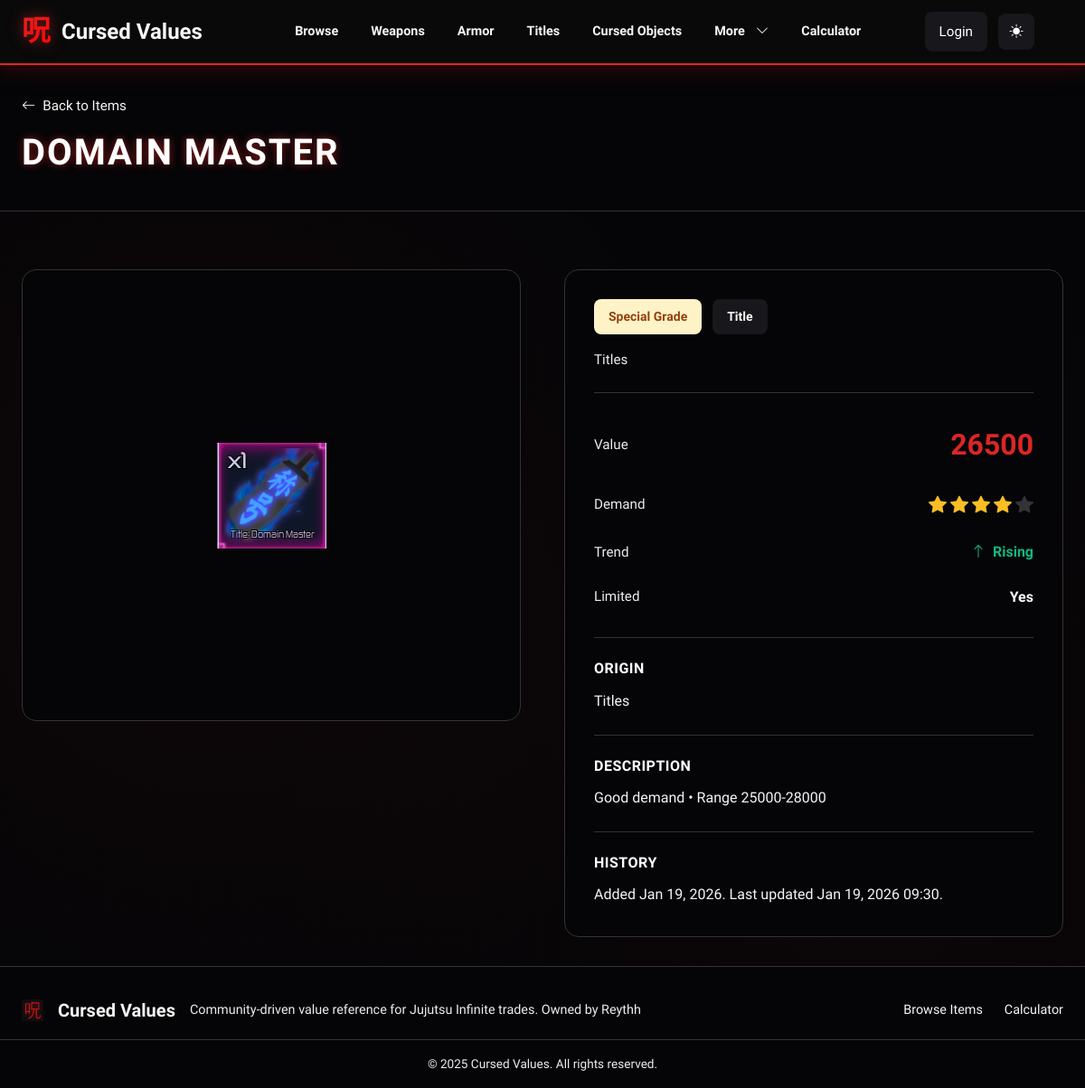
The app's page /domain-master/, older data.
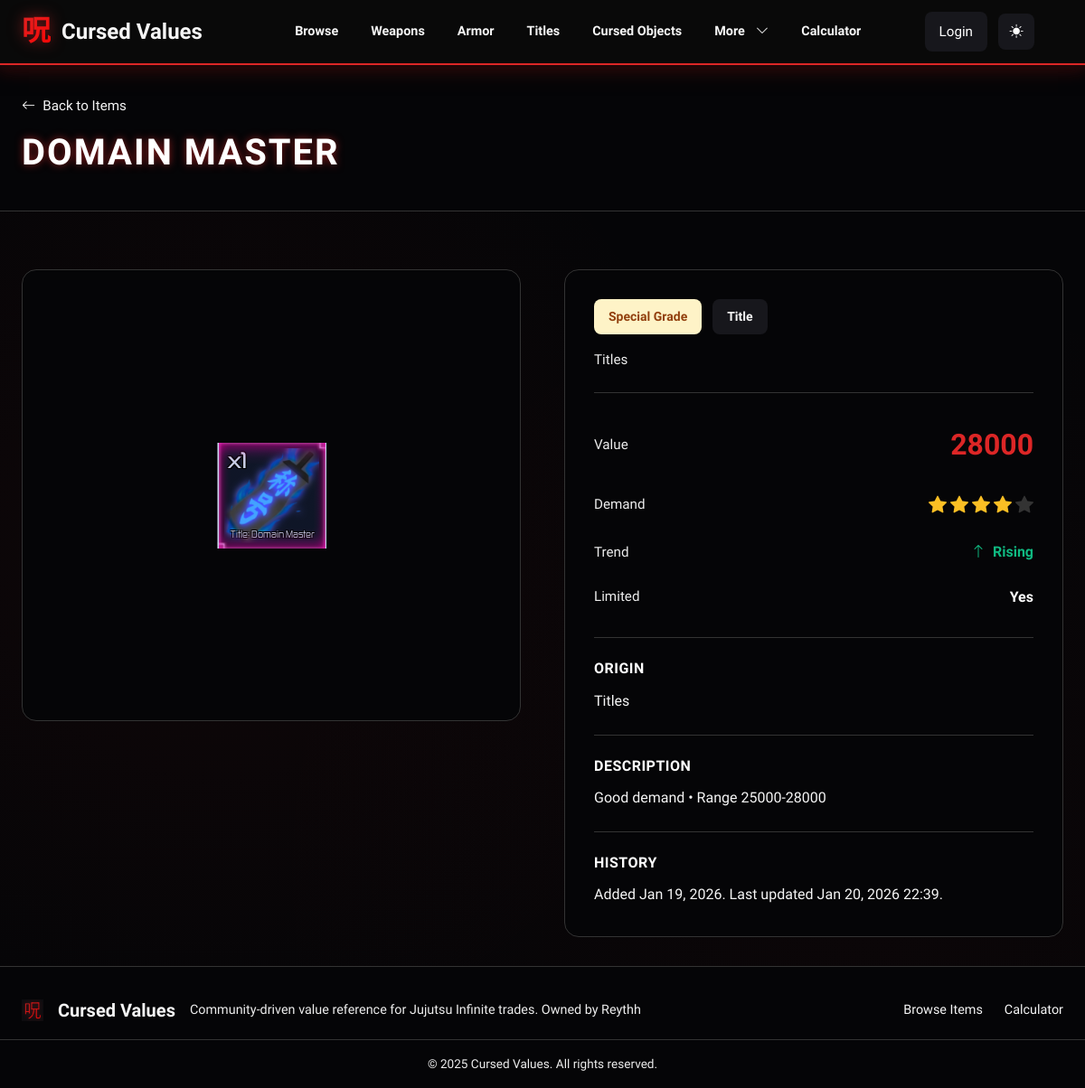
The same page, newer data.
### values/models.py (models this page shows, shortened)
class Item(models.Model):
    class ItemType(models.TextChoices):
        ITEM = "item", "Item"
        TITLE = "title", "Title"
        GAMEPASS = "gamepass", "Game Pass"
        EVENT = "event", "Event Item"
    class Rarity(models.TextChoices):
        UNOBTAINABLE = "unobtainable", "Unobtainable"
        SPECIAL_GRADE = "special_grade", "Special Grade"
        RARE = "rare", "Rare"
        UNCOMMON = "uncommon", "Uncommon"
        COMMON = "common", "Common"
    class Trend(models.TextChoices):
        RISING = "rising", "Rising"
        STABLE = "stable", "Stable"
        FALLING = "falling", "Falling"
    name = models.CharField(max_length=150, unique=True)
    slug = models.SlugField(unique=True)
    category = models.ForeignKey(
        Category, on_delete=models.PROTECT, related_name="items"
    )
    item_type = models.CharField(
        max_length=20, choices=ItemType.choices, default=ItemType.ITEM
    )
    rarity = models.CharField(
        max_length=20, choices=Rarity.choices, default=Rarity.COMMON
    )
    value = models.PositiveIntegerField(help_text="Trade value points")
    demand = models.PositiveSmallIntegerField(default=5, help_text="1-10 scale")
    trend = models.CharField(
        max_length=10, choices=Trend.choices, default=Trend.STABLE
    )
    is_limited = models.BooleanField(default=False)
    featured = models.BooleanField(default=False)
    obtained_from = models.CharField(
        max_length=200, blank=True, help_text="Event, raid, or source"
    )
    image_url = models.CharField(max_length=500, blank=True, help_text="Image URL or path (e.g., /media/Weapons/Item.png)")
    notes = models.TextField(blank=True)
    created_at = models.DateTimeField(auto_now_add=True)
    updated_at = models.DateTimeField(auto_now=True)
    class Meta:
        ordering = ["-featured", "-value", "name"]
    def get_star_count(self):
        return min(5, max(1, (self.demand + 1) // 2))

class Category(models.Model):
    name = models.CharField(max_length=100, unique=True)
    slug = models.SlugField(unique=True)
    description = models.TextField(blank=True)
    color = models.CharField(
        max_length=20,
        default="#6366F1",
        help_text="Hex color used for category badges",
    )
    class Meta:
        ordering = ["name"]

### values/views.py (the view)
# urls.py: path("<slug:slug>/", ItemDetailView.as_view(), name="item_detail"),
class ItemDetailView(DetailView):
    model = Item
    template_name = "values/item_detail.html"
    context_object_name = "item"
    slug_field = "slug"
    def get_context_data(self, **kwargs):
        context = super().get_context_data(**kwargs)
        context['is_admin'] = self.request.user.is_authenticated and self.request.user.is_staff
        context['is_value_reviewer'] = is_value_reviewer(self.request.user)
        return context

### values/views.py (called while the page is built)
def is_value_reviewer(user):
    if not user.is_authenticated:
        return False
    try:
        reviewers_group = Group.objects.get(name="Value Reviewers")
        return reviewers_group in user.groups.all()
    except Group.DoesNotExist:
        return False

### templates/values/item_detail.html (shortened to what the changed rows need)
{% extends "base.html" %}
{% load static %}
{% block content %}
<div class="page-header-section">
    <div class="container">
        <div class="page-header-content">
            <div>
                <a href="{% url 'values:item_list' %}" class="back-link">
                    <i class="bi bi-arrow-left"></i>
                    <span>Back to Items</span>
                </a>
                <h1 class="page-title-large">{{ item.name }}</h1>
            </div>
        </div>
    </div>
</div>
<div class="page-body">
    <div class="container">
        <div class="item-detail-layout">
            <div class="item-detail-image-section">
                {% if item.image_url %}
                <div class="item-image-wrapper">
                    <img src="{{ item.image_url }}" alt="{{ item.name }}" class="item-detail-image">
                </div>
                {% else %}
                <div class="item-image-wrapper no-image-large">
                    <i class="bi bi-image"></i>
                    <span>No image available</span>
                </div>
                {% endif %}
            </div>
            <div class="item-detail-info-section">
                <div class="info-card">
                    <div class="info-header">
                        <div class="info-badges">
                            <span class="info-badge rarity-{{ item.rarity }}">{{ item.get_rarity_display }}</span>
                            <span class="info-badge type-badge">{{ item.get_item_type_display }}</span>
                        </div>
                        <div class="info-category">{{ item.category.name }}</div>
                    </div>
                    <div class="info-stats">
                        <div class="stat-row">
                            <span class="stat-label">Value</span>
                            <span class="stat-value-large">{{ item.value|floatformat:0 }}</span>
                        </div>
                        <div class="stat-row">
                            <span class="stat-label">Limited</span>
                            <span class="stat-value">{{ item.is_limited|yesno:"Yes,No" }}</span>
                        </div>
                    </div>
                    {% if item.obtained_from %}
                    <div class="info-section">
                        <h3 class="info-section-title">Origin</h3>
                        <p class="info-section-text">{{ item.obtained_from }}</p>
                    </div>
                    {% endif %}
                    {% if item.notes %}
                    <div class="info-section">
                        <h3 class="info-section-title">Description</h3>
                        <p class="info-section-text">{{ item.notes }}</p>
                    </div>
                    {% endif %}
                    <div class="info-section">
                        <h3 class="info-section-title">History</h3>
                        <p class="info-section-text">
                            Added {{ item.created_at|date:"M d, Y" }}. Last updated {{ item.updated_at|date:"M d, Y H:i" }}.
                        </p>
                    </div>
                </div>
            </div>
        </div>
    </div>
</div>
{% endblock %}

Row changes from the older to the newer data that the page shows:
changed Item "DOMAIN MASTER": value "26500" → "28000"; updated_at "Jan 19, 2026 09:30" → "Jan 20, 2026 22:39"
